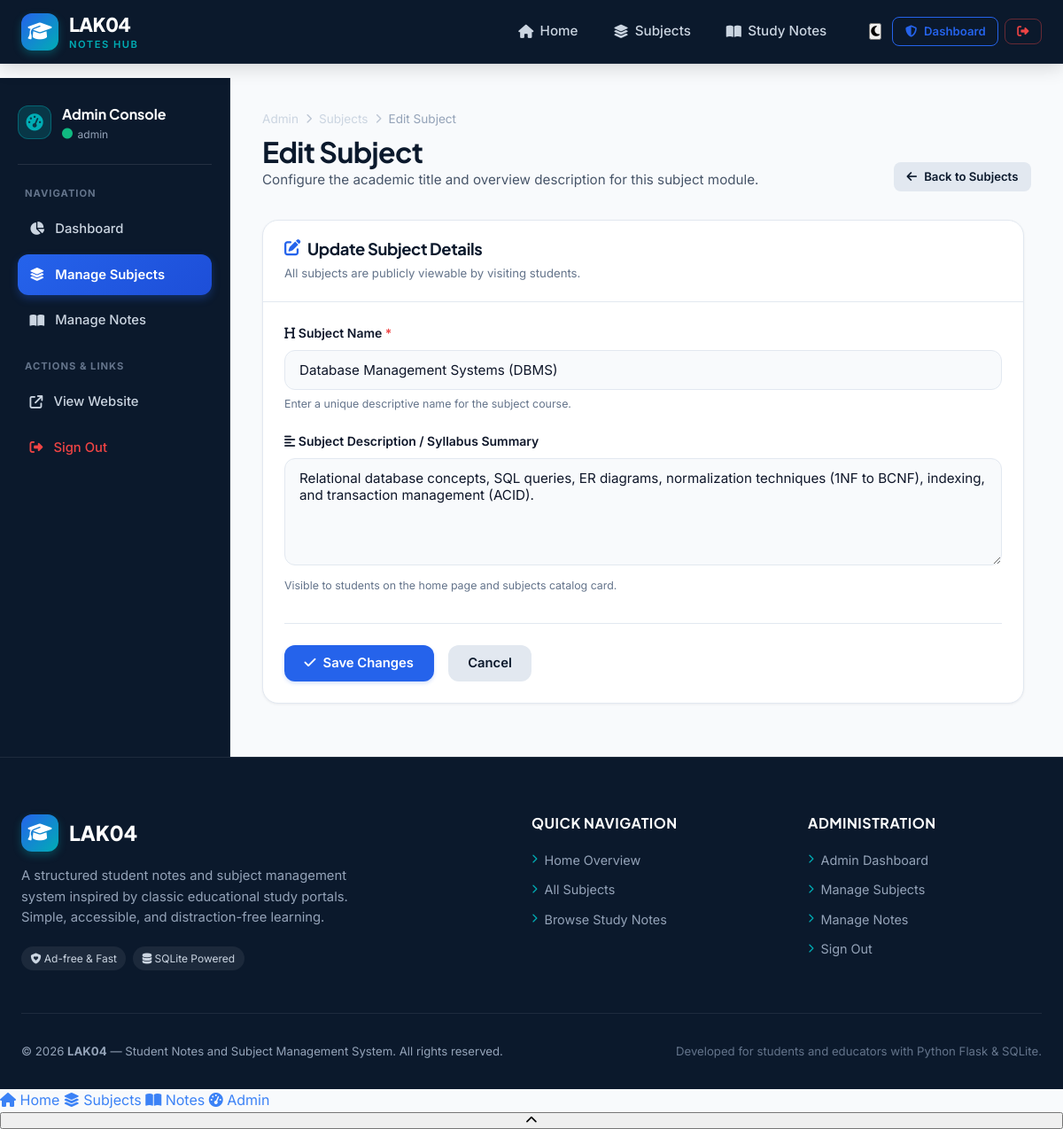
/admin/subjects/2/edit (signed in), run on the app's committed database.
### tables this page shows
CREATE TABLE subjects (
            id INTEGER PRIMARY KEY AUTOINCREMENT,
            name TEXT UNIQUE NOT NULL,
            description TEXT,
            created_at TIMESTAMP DEFAULT CURRENT_TIMESTAMP
        );

### app.py (the view, shortened to what this page needs)
@app.route('/admin/subjects/<int:subject_id>/edit', methods=['GET', 'POST'])
@login_required
def subject_edit(subject_id):
    subject = get_subject_by_id(subject_id)
    if not subject:
        abort(404, description="Subject not found")
    return render_template('subject_form.html', subject=subject, is_edit=True)

### app.py (called while the page is built)
def generate_csrf_token():
    if 'csrf_token' not in session:
        session['csrf_token'] = secrets.token_hex(32)
    return session['csrf_token']

@app.before_request
def csrf_protect():
    if request.method == "POST":
        token = request.form.get('csrf_token')
        expected_token = session.get('csrf_token')
        if not expected_token or not token or not secrets.compare_digest(token, expected_token):
            abort(403, description="CSRF token validation failed. Please refresh the page and try again.")

@app.context_processor
def inject_global_template_context():
    return {
        'csrf_token': generate_csrf_token(),
        'app_name': Config.APP_NAME,
        'app_tagline': Config.APP_TAGLINE,
        'current_year': datetime.now().year,
        'is_admin_logged_in': 'admin_id' in session,
        'admin_username': session.get('admin_username')
    }

def login_required(view_func):
    @wraps(view_func)
    def decorated_view(*args, **kwargs):
        if 'admin_id' not in session:
            flash("Please log in to access the administrator panel.", "warning")
            return redirect(url_for('admin_login', next=request.path))
        return view_func(*args, **kwargs)
    return decorated_view

### models.py (called while the page is built)
def get_db():
    if 'db' not in g:
        g.db = sqlite3.connect(
            Config.DATABASE,
            detect_types=sqlite3.PARSE_DECLTYPES
        )
        g.db.row_factory = sqlite3.Row
        g.db.execute("PRAGMA foreign_keys = ON;")
    return g.db

def get_subject_by_id(subject_id):
    db = get_db()
    return db.execute(
        """
        SELECT s.id, s.name, s.description, s.created_at,
               COUNT(n.id) AS notes_count
        FROM subjects s
        LEFT JOIN notes n ON s.id = n.subject_id
        WHERE s.id = ?
        GROUP BY s.id
        """,
        (subject_id,)
    ).fetchone()

### templates/subject_form.html (shortened to what this page needs)
{% extends "base.html" %}
{% block content %}
<div class="admin-layout">
    <aside class="admin-sidebar" id="admin-sidebar">
        <div class="sidebar-brand">
            <span class="sidebar-brand-icon"><i class="fa-solid fa-gauge-high"></i></span>
            <div class="sidebar-brand-info">
                <span class="sidebar-title">Admin Console</span>
                <span class="sidebar-user"><i class="fa-solid fa-circle text-success"></i> {{ admin_username }}</span>
            </div>
        </div>
        <nav class="sidebar-nav">
            <div class="sidebar-section-title">Navigation</div>
            <ul class="sidebar-menu">
                <li class="sidebar-item">
                    <a href="{{ url_for('admin_dashboard') }}" class="sidebar-link">
                        <i class="fa-solid fa-chart-pie"></i>
                        <span>Dashboard</span>
                    </a>
                </li>
                <li class="sidebar-item">
                    <a href="{{ url_for('manage_subjects') }}" class="sidebar-link active">
                        <i class="fa-solid fa-layer-group"></i>
                        <span>Manage Subjects</span>
                    </a>
                </li>
                <li class="sidebar-item">
                    <a href="{{ url_for('manage_notes') }}" class="sidebar-link">
                        <i class="fa-solid fa-book-open"></i>
                        <span>Manage Notes</span>
                    </a>
                </li>
            </ul>
            <div class="sidebar-section-title">Actions & Links</div>
            <ul class="sidebar-menu">
                <li class="sidebar-item">
                    <a href="{{ url_for('index') }}" class="sidebar-link" target="_blank">
                        <i class="fa-solid fa-arrow-up-right-from-square"></i>
                        <span>View Website</span>
                    </a>
                </li>
                <li class="sidebar-item">
                    <a href="{{ url_for('admin_logout') }}" class="sidebar-link text-danger">
                        <i class="fa-solid fa-right-from-bracket"></i>
                        <span>Sign Out</span>
                    </a>
                </li>
            </ul>
        </nav>
    </aside>
    <div class="admin-main-content">
        <div class="admin-topbar">
            <div>
                <div class="breadcrumbs admin-breadcrumbs">
                    <a href="{{ url_for('admin_dashboard') }}">Admin</a>
                    <i class="fa-solid fa-chevron-right separator"></i>
                    <a href="{{ url_for('manage_subjects') }}">Subjects</a>
                    <i class="fa-solid fa-chevron-right separator"></i>
                    <span>{{ 'Edit Subject' if is_edit else 'New Subject' }}</span>
                </div>
                <h1 class="admin-page-title">{{ 'Edit Subject' if is_edit else 'Create New Subject' }}</h1>
                <p class="admin-page-subtitle">Configure the academic title and overview description for this subject module.</p>
            </div>
            <div>
                <a href="{{ url_for('manage_subjects') }}" class="btn btn-secondary btn-sm">
                    <i class="fa-solid fa-arrow-left"></i> Back to Subjects
                </a>
            </div>
        </div>
        <div class="admin-form-container">
            <div class="admin-panel-card">
                <div class="panel-card-header">
                    <div>
                        <h2 class="panel-card-title">
                            <i class="fa-solid {{ 'fa-pen-to-square' if is_edit else 'fa-plus-circle' }} text-primary"></i>
                            {{ 'Update Subject Details' if is_edit else 'Subject Information' }}
                        </h2>
                        <span class="panel-card-desc">All subjects are publicly viewable by visiting students.</span>
                    </div>
                </div>
                <div class="panel-card-body">
                    <form method="POST" action="" class="crud-form" id="subject-form">
                        <div class="form-group">
                            <label for="name" class="form-label required-label">
                                <i class="fa-solid fa-heading"></i> Subject Name
                            </label>
                            <input
                                type="text"
                                name="name"
                                id="name"
                                class="form-control"
                                placeholder="e.g., Computer Networks, Discrete Mathematics, Cloud Computing"
                                value="{{ name or (subject.name if subject else '') }}"
                                required
                                autofocus
                            >
                            <small class="form-help-text">Enter a unique descriptive name for the subject course.</small>
                        </div>
                        <div class="form-group">
                            <label for="description" class="form-label">
                                <i class="fa-solid fa-align-left"></i> Subject Description / Syllabus Summary
                            </label>
                            <textarea
                                name="description"
                                id="description"
                                class="form-control form-textarea"
                                rows="5"
                                placeholder="Briefly summarize the topics covered in this subject..."
                            >{{ description or (subject.description if subject else '') }}</textarea>
                            <small class="form-help-text">Visible to students on the home page and subjects catalog card.</small>
                        </div>
                        <div class="form-actions-row">
                            <button type="submit" class="btn btn-primary" id="save-subject-btn">
                                <i class="fa-solid fa-check"></i> {{ 'Save Changes' if is_edit else 'Create Subject' }}
                            </button>
                            <a href="{{ url_for('manage_subjects') }}" class="btn btn-secondary">
                                Cancel
                            </a>
                        </div>
                    </form>
                </div>
            </div>
        </div>
    </div>
</div>
{% endblock %}

### data on the page
subjects: name "Database Management Systems (DBMS)", description "Relational database concepts, SQL queries, ER diagrams, normalization techniques (1NF to BCNF), indexing, and transaction management (ACID)."

### other printed values
{{ app_name }} "LAK04"
{{ admin_username }} "admin"
{{ 'Edit Subject' if is_edit else 'New Subject' }} "Edit Subject"
{{ 'Edit Subject' if is_edit else 'Create New Subject' }} "Edit Subject"
{{ 'Update Subject Details' if is_edit else 'Subject Information' }} "Update Subject Details"
{{ 'Save Changes' if is_edit else 'Create Subject' }} "Save Changes"
